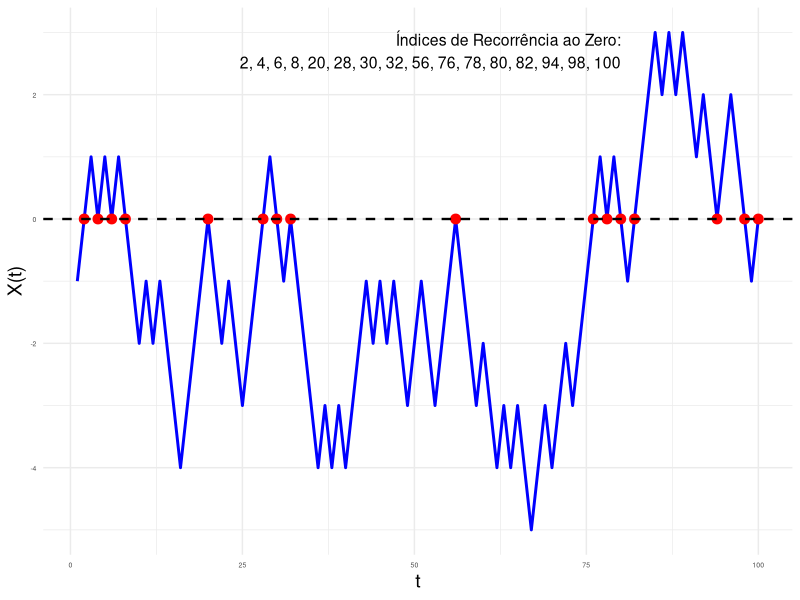
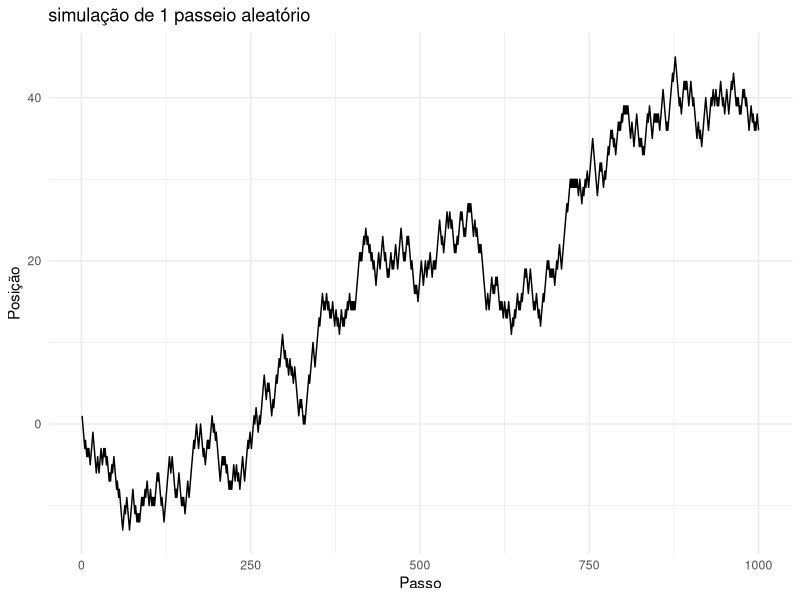
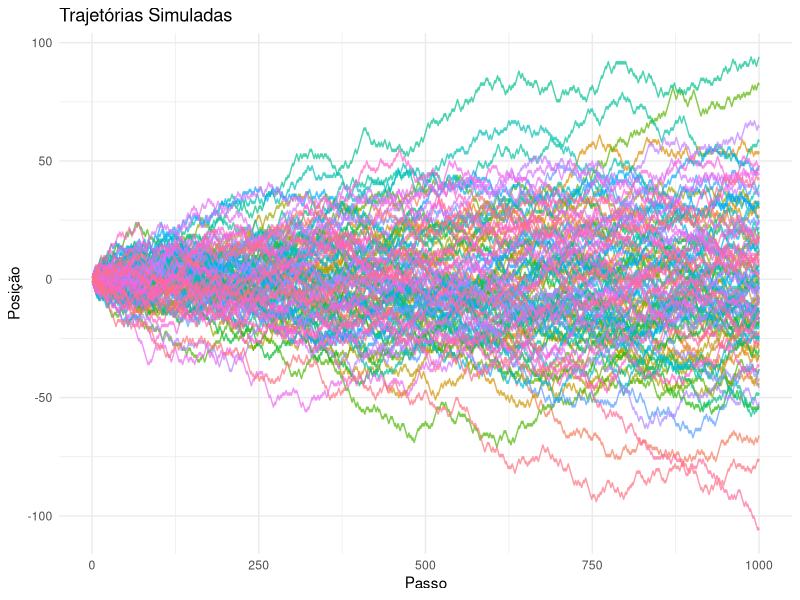
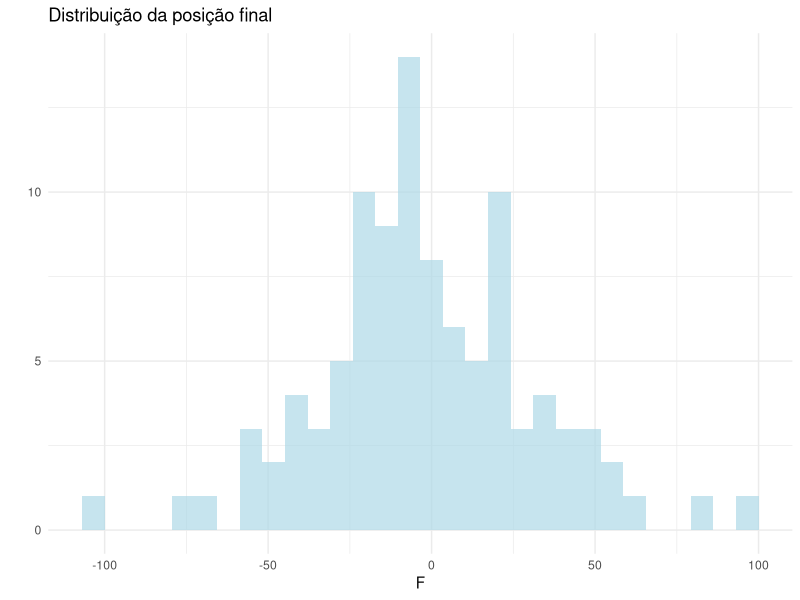
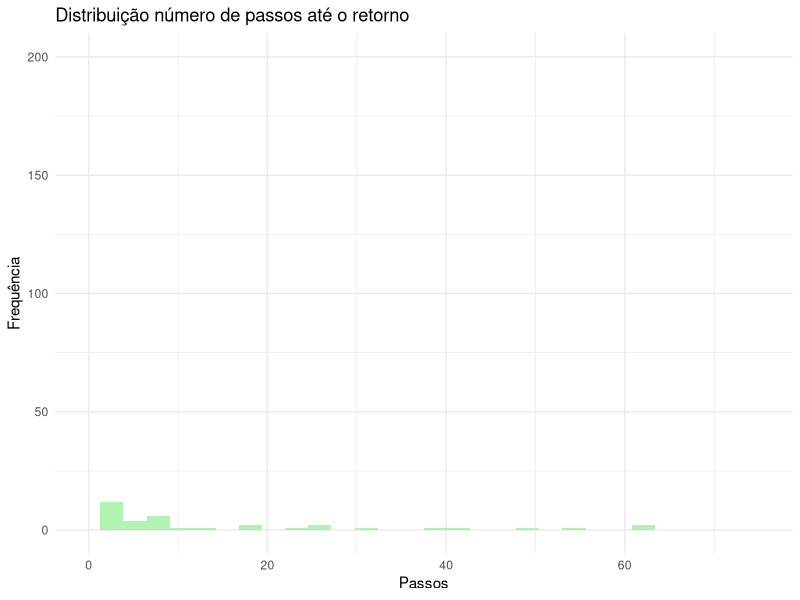

Recreate these plots in R, in order.
## ---- chunk 1

knitr::opts_chunk$set(warning = FALSE)

library(knitr)
library(ggplot2)
## ---- chunk 2
 library(ggplot2)

 simular_passeio_aleatorio <- function(n_passos) {
  passos <- sample(c(-1, 1), size = n_passos, replace = TRUE)
  trajetoria <- cumsum(passos)
  tempos_zero <- which(trajetoria == 0)
  return(list(trajetoria = trajetoria, tempos_zero = tempos_zero))
 }

 n_passos <- 100
 resultado <- simular_passeio_aleatorio(n_passos)

 df <- data.frame(Passo = 1:n_passos, Posição = resultado$trajetoria)
 df_zero <- data.frame(Passo = resultado$tempos_zero, Posição = rep(0, length(resultado$tempos_zero)))

 df_legenda <- data.frame(Passo = resultado$tempos_zero)

 ggplot(df, aes(x = Passo, y = Posição)) +
  geom_line(color = "blue", size = 1) +
  geom_point(data = df_zero, aes(x = Passo, y = Posição), color = "red", size = 3) +
  geom_hline(yintercept = 0, color = "black", linetype = "dashed", size = 0.8) +
  labs(x = "t", y = "X(t)") +
  theme_minimal() +
  theme(axis.text = element_text(size = 5), axis.title = element_text(size = 14)) +
  annotate("text", x = max(df$Passo) * 0.8, y = max(df$Posição) * 0.9, 
           label = paste("Índices de Recorrência ao Zero:\n", paste(df_legenda$Passo, collapse = ", ")), 
           size = 4, hjust = 1)

## ---- chunk 3

sim_random_walk <- function(n) {

    steps <- sample(c(-1, 1), size = n, replace = TRUE, prob = c(.5, .5))
    return(cumsum(steps))
}

n_steps <- 1000
n_rep   <- 100

first_walk <- sim_random_walk(n_steps)
df         <- data.frame(step = 1:n_steps, position = first_walk)

ggplot(df, aes(x = step, y = position)) +
    geom_line() +
    labs(title = "simulação de 1 passeio aleatório",
       x     = "Passo",
       y     = "Posição") +
    theme_minimal()
## ---- chunk 4

returns_to_0 <- sum(first_walk == 0)
max_dist     <- max(abs(first_walk))

cat("Número de retornos à origem: ", returns_to_0, "\n")
cat("Distância máxima alcançada do ponto inicial: ", max_dist, "\n")
## ---- chunk 5

first_return <- min(which(first_walk == 0))

if (is.finite(first_return)) {
    first_return
} else {
    cat("Não houve retorno.\n")
}
## ---- chunk 6

all_walks    <- list()
return_times <- c()

for (i in 1:n_rep){

    all_walks[[i]]  <- sim_random_walk(n_steps)

    if (is.finite(min(which(all_walks[[i]][-1] == 0)))) {
        return_times[i] <- min(which(all_walks[[i]][-1] == 0))
    } else {
        return_times[i] <- 0
    }
}

df <- data.frame(step = rep(1:n_steps, times = n_rep),
                 position = unlist(all_walks),
                 walk = rep(1:n_rep, each = n_steps))

ggplot(df, aes(x = step, y = position, group = walk, color = as.factor(walk))) +
    geom_line(alpha = 0.7) +
    labs(title = "Trajetórias Simuladas",
         x = "Passo",
         y = "Posição",
         color = "Passeio") +
    theme_minimal() +
    theme(legend.position = "none")

df <- data.frame(final_pos = sapply(all_walks, function(walk) tail(walk, 1)))

ggplot(df, aes(x = final_pos)) +
    geom_histogram(fill = "lightblue", alpha = 0.7) +
    labs(title = "Distribuição da posição final",
         x     = "F",
         y     = "") +
    theme_minimal()
## ---- chunk 7

cat("Média do tempo de retorno:", mean(return_times[return_times > 0]), "passos.\n")

df <- data.frame(returns = return_times[return_times > 0])

ggplot(df, aes(x = returns)) +
    geom_histogram(fill = "lightgreen", alpha = 0.7) +
    labs(title = "Distribuição número de passos até o retorno",
         x = "Passos",
         y = "Frequência") +
    scale_x_continuous(limits = c(0,75)) +
    scale_y_continuous(limits = c(0,200)) +
    theme_minimal()

cat(sum(return_times == 0), "caminhos não retornaram ao estado zero.\n")
cat("Isso representa", sum(return_times == 0)/n_rep, "do total de simulações.\n")
